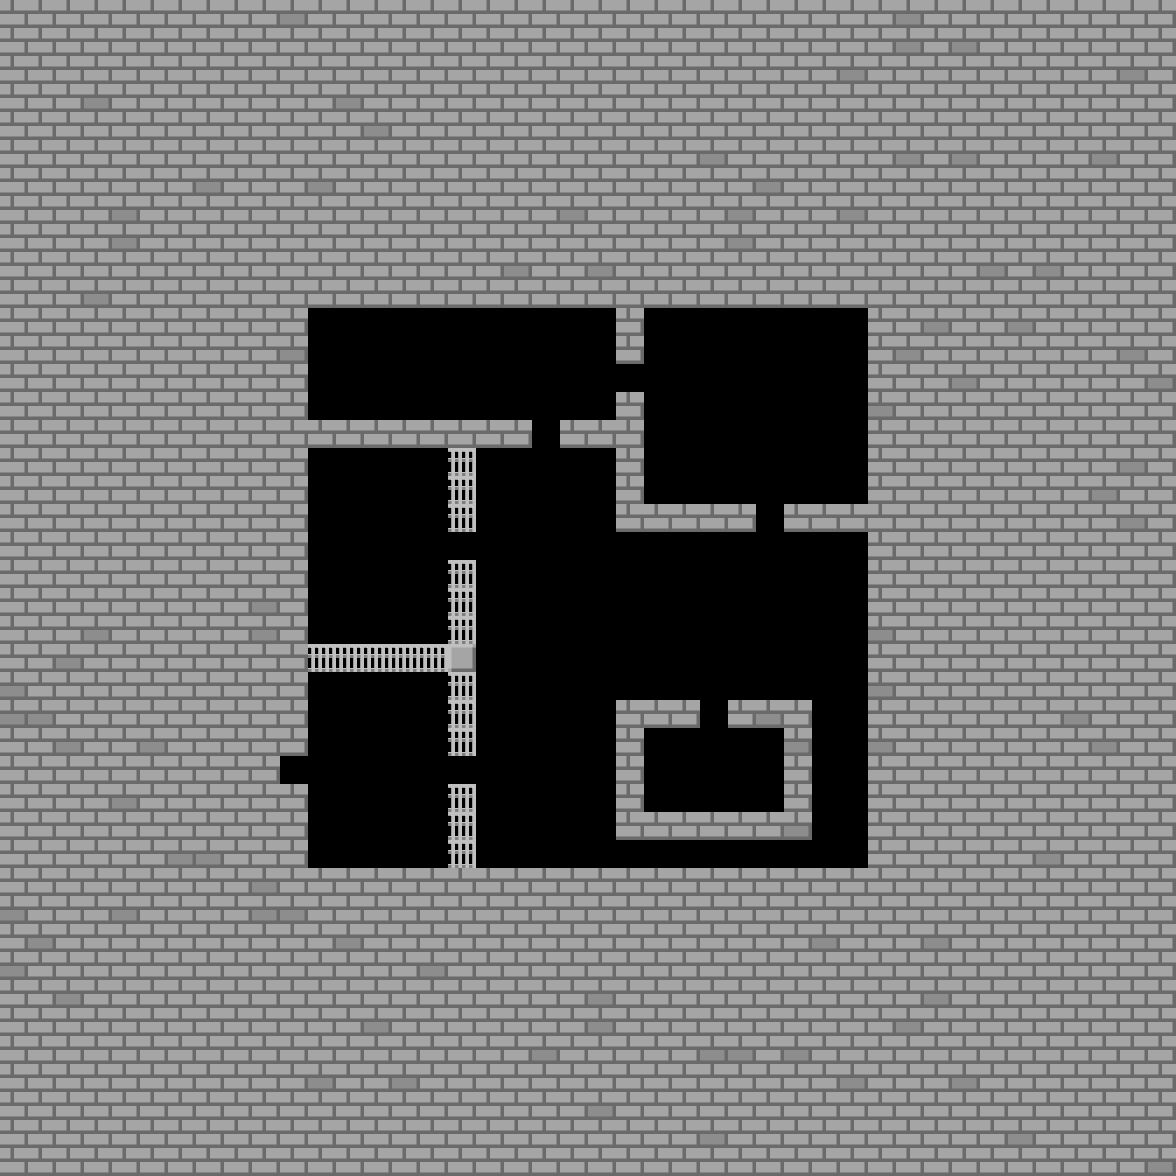

A 2D game scene composited from a Tiled map and its tileset images. What follows is a short description and the map's XML, with each tile layer's data collapsed to a summary:
An orthogonal 42x42 tile map with 28x28 px tiles, 1 tile layer (Map) and 148 objects (116x Unexplored, 4x IronDoor2, 2x IronDoor, UpStairs, DownStairs, ...).

<map version="1.10" tiledversion="1.11.2" orientation="orthogonal" renderorder="right-down" width="42" height="42" tilewidth="28" tileheight="28" infinite="0" nextlayerid="6" nextobjectid="150">
 <editorsettings>
  <export target="Area2_5.json" format="json" />
 </editorsettings>
 <tileset firstgid="1" source="Resource.tsx" />
 <layer id="1" name="Map" width="42" height="42">
  <data>[1764 cells, 1764 non-empty, 5 distinct tile ids]</data>
 </layer>
 <objectgroup id="2" name="Object">
  <object id="1" name="IronDoor" gid="19" x="448" y="784" width="28" height="28" />
  <object id="2" name="IronDoor" gid="19" x="448" y="560" width="28" height="28" />
  <object id="3" name="IronDoor2" gid="25" x="532" y="448" width="28" height="28" />
  <object id="4" name="IronDoor2" gid="25" x="756" y="532" width="28" height="28" />
  <object id="5" name="IronDoor2" gid="25" x="700" y="728" width="28" height="28" />
  <object id="6" name="UpStairs" gid="9" x="840" y="560" width="28" height="28" />
  <object id="7" name="DownStairs" gid="10" x="280" y="784" width="28" height="28" />
  <object id="8" name="IronDoor2" gid="25" x="616" y="392" width="28" height="28" />
 </objectgroup>
 <objectgroup id="3" name="Unexplored">
  <object id="9" name="Unexplored" gid="8" x="308" y="336" width="28" height="28" />
  <object id="10" name="Unexplored" gid="8" x="336" y="336" width="28" height="28" />
  <object id="11" name="Unexplored" gid="8" x="364" y="336" width="28" height="28" />
  <object id="12" name="Unexplored" gid="8" x="392" y="336" width="28" height="28" />
  <object id="13" name="Unexplored" gid="8" x="420" y="336" width="28" height="28" />
  <object id="14" name="Unexplored" gid="8" x="448" y="336" width="28" height="28" />
  <object id="15" name="Unexplored" gid="8" x="476" y="336" width="28" height="28" />
  <object id="16" name="Unexplored" gid="8" x="504" y="336" width="28" height="28" />
  <object id="17" name="Unexplored" gid="8" x="532" y="336" width="28" height="28" />
  <object id="18" name="Unexplored" gid="8" x="560" y="336" width="28" height="28" />
  <object id="19" name="Unexplored" gid="8" x="588" y="336" width="28" height="28" />
  <object id="20" name="Unexplored" gid="8" x="588" y="364" width="28" height="28" />
  <object id="21" name="Unexplored" gid="8" x="560" y="364" width="28" height="28" />
  <object id="22" name="Unexplored" gid="8" x="532" y="364" width="28" height="28" />
  <object id="23" name="Unexplored" gid="8" x="504" y="364" width="28" height="28" />
  <object id="24" name="Unexplored" gid="8" x="476" y="364" width="28" height="28" />
  <object id="25" name="Unexplored" gid="8" x="448" y="364" width="28" height="28" />
  <object id="26" name="Unexplored" gid="8" x="420" y="364" width="28" height="28" />
  <object id="27" name="Unexplored" gid="8" x="392" y="364" width="28" height="28" />
  <object id="28" name="Unexplored" gid="8" x="364" y="364" width="28" height="28" />
  <object id="29" name="Unexplored" gid="8" x="336" y="364" width="28" height="28" />
  <object id="30" name="Unexplored" gid="8" x="308" y="364" width="28" height="28" />
  <object id="31" name="Unexplored" gid="8" x="308" y="392" width="28" height="28" />
  <object id="32" name="Unexplored" gid="8" x="308" y="420" width="28" height="28" />
  <object id="33" name="Unexplored" gid="8" x="336" y="420" width="28" height="28" />
  <object id="34" name="Unexplored" gid="8" x="336" y="392" width="28" height="28" />
  <object id="35" name="Unexplored" gid="8" x="364" y="392" width="28" height="28" />
  <object id="36" name="Unexplored" gid="8" x="364" y="420" width="28" height="28" />
  <object id="37" name="Unexplored" gid="8" x="392" y="420" width="28" height="28" />
  <object id="38" name="Unexplored" gid="8" x="392" y="392" width="28" height="28" />
  <object id="39" name="Unexplored" gid="8" x="420" y="392" width="28" height="28" />
  <object id="40" name="Unexplored" gid="8" x="420" y="420" width="28" height="28" />
  <object id="41" name="Unexplored" gid="8" x="448" y="420" width="28" height="28" />
  <object id="42" name="Unexplored" gid="8" x="448" y="392" width="28" height="28" />
  <object id="43" name="Unexplored" gid="8" x="476" y="392" width="28" height="28" />
  <object id="44" name="Unexplored" gid="8" x="476" y="420" width="28" height="28" />
  <object id="45" name="Unexplored" gid="8" x="504" y="420" width="28" height="28" />
  <object id="46" name="Unexplored" gid="8" x="504" y="392" width="28" height="28" />
  <object id="47" name="Unexplored" gid="8" x="532" y="392" width="28" height="28" />
  <object id="48" name="Unexplored" gid="8" x="532" y="420" width="28" height="28" />
  <object id="49" name="Unexplored" gid="8" x="560" y="420" width="28" height="28" />
  <object id="50" name="Unexplored" gid="8" x="560" y="392" width="28" height="28" />
  <object id="51" name="Unexplored" gid="8" x="588" y="392" width="28" height="28" />
  <object id="53" name="Unexplored" gid="8" x="588" y="420" width="28" height="28" />
  <object id="54" name="Unexplored" gid="8" x="644" y="336" width="28" height="28" />
  <object id="55" name="Unexplored" gid="8" x="672" y="336" width="28" height="28" />
  <object id="56" name="Unexplored" gid="8" x="700" y="336" width="28" height="28" />
  <object id="57" name="Unexplored" gid="8" x="728" y="336" width="28" height="28" />
  <object id="58" name="Unexplored" gid="8" x="756" y="336" width="28" height="28" />
  <object id="59" name="Unexplored" gid="8" x="784" y="336" width="28" height="28" />
  <object id="60" name="Unexplored" gid="8" x="812" y="336" width="28" height="28" />
  <object id="61" name="Unexplored" gid="8" x="840" y="336" width="28" height="28" />
  <object id="62" name="Unexplored" gid="8" x="840" y="364" width="28" height="28" />
  <object id="63" name="Unexplored" gid="8" x="812" y="364" width="28" height="28" />
  <object id="64" name="Unexplored" gid="8" x="784" y="364" width="28" height="28" />
  <object id="65" name="Unexplored" gid="8" x="756" y="364" width="28" height="28" />
  <object id="66" name="Unexplored" gid="8" x="728" y="364" width="28" height="28" />
  <object id="67" name="Unexplored" gid="8" x="700" y="364" width="28" height="28" />
  <object id="68" name="Unexplored" gid="8" x="672" y="364" width="28" height="28" />
  <object id="69" name="Unexplored" gid="8" x="672" y="364" width="28" height="28" />
  <object id="70" name="Unexplored" gid="8" x="644" y="364" width="28" height="28" />
  <object id="71" name="Unexplored" gid="8" x="644" y="392" width="28" height="28" />
  <object id="72" name="Unexplored" gid="8" x="672" y="392" width="28" height="28" />
  <object id="73" name="Unexplored" gid="8" x="700" y="392" width="28" height="28" />
  <object id="74" name="Unexplored" gid="8" x="728" y="392" width="28" height="28" />
  <object id="75" name="Unexplored" gid="8" x="756" y="392" width="28" height="28" />
  <object id="76" name="Unexplored" gid="8" x="784" y="392" width="28" height="28" />
  <object id="77" name="Unexplored" gid="8" x="812" y="392" width="28" height="28" />
  <object id="78" name="Unexplored" gid="8" x="840" y="392" width="28" height="28" />
  <object id="79" name="Unexplored" gid="8" x="840" y="420" width="28" height="28" />
  <object id="80" name="Unexplored" gid="8" x="812" y="420" width="28" height="28" />
  <object id="81" name="Unexplored" gid="8" x="784" y="420" width="28" height="28" />
  <object id="82" name="Unexplored" gid="8" x="756" y="420" width="28" height="28" />
  <object id="83" name="Unexplored" gid="8" x="728" y="420" width="28" height="28" />
  <object id="84" name="Unexplored" gid="8" x="700" y="420" width="28" height="28" />
  </objectgroup>
 <objectgroup id="4" name="InvisibleWall">
  <!-- 23 objects omitted --></objectgroup>
 <objectgroup id="5" name="Respawnpoint">
  <!-- 1 objects omitted --></objectgroup>
</map>
<!-- 65 of 148 objects omitted -->
